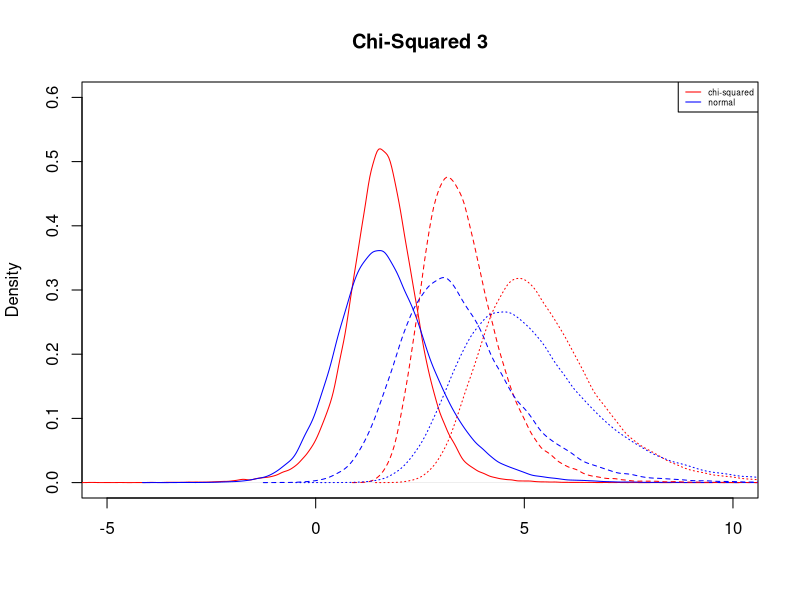
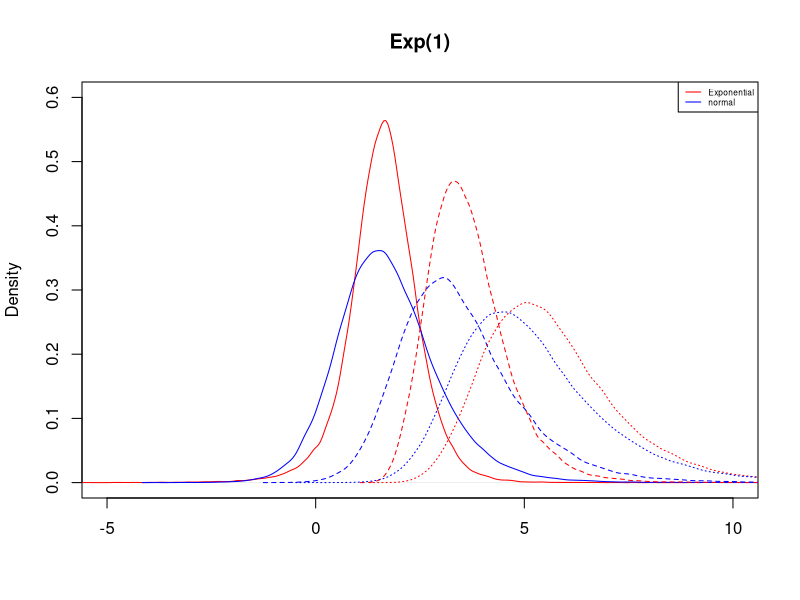
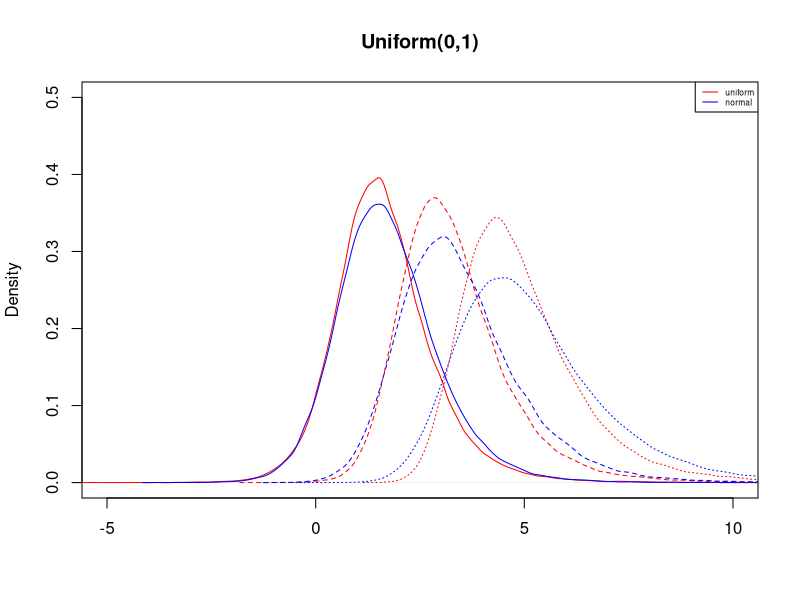
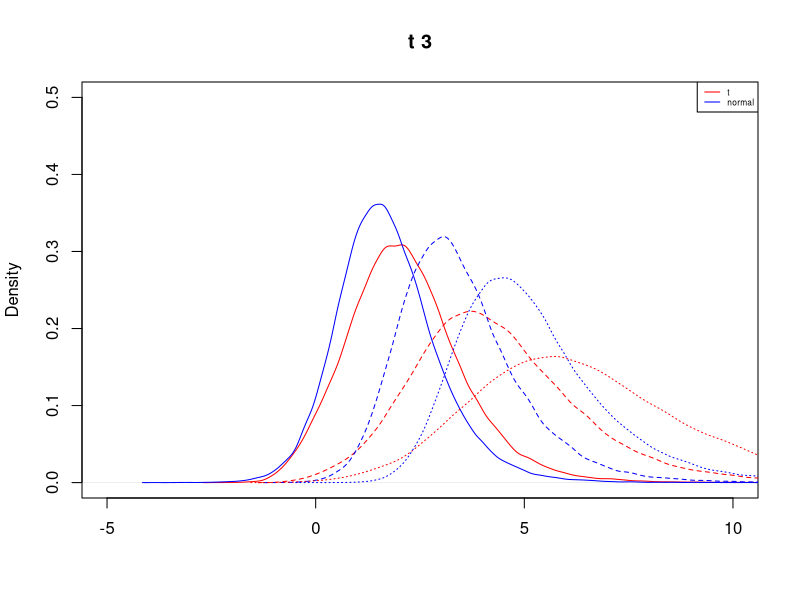
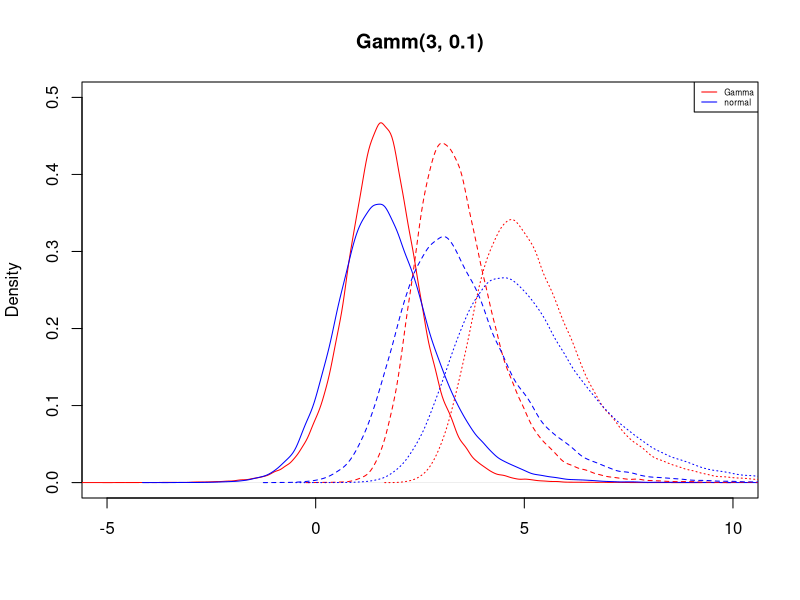
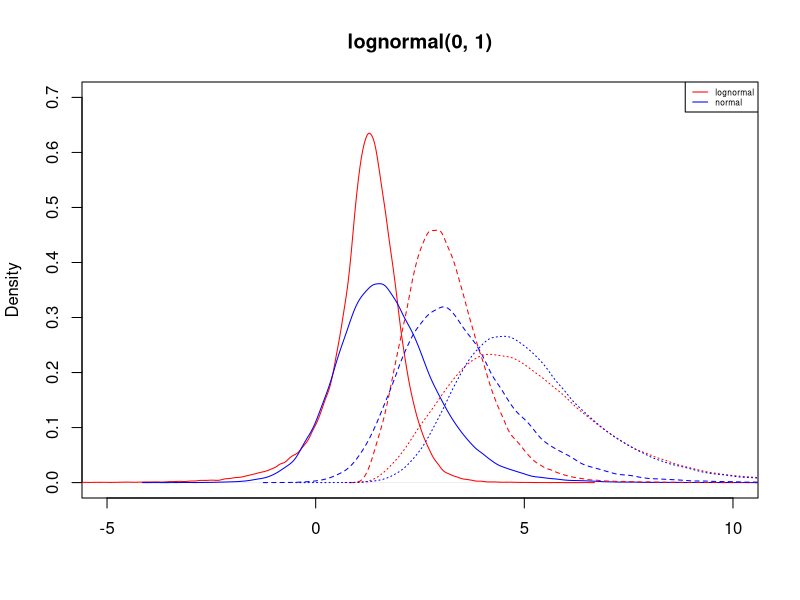

These figures' R source, in order:
## ---- chunk 1
knitr::opts_chunk$set(echo = TRUE)
setwd("/Users/benedictkongyir/Desktop/OSU/Research/Pretest-Simulation/Power and Type I error Rate")
## ---- chunk 2
num.sim <- 1e5
n <- 10
df <- 3
deltavec <- c(0.5, 1 ,1.5)
## ---- chunk 3
tstat_norm <- tstat_chi <- tstat_exp <- tstat_unif <- tstat_t <- tstat_gamma <- tstat_weibull <- tstat_log <- matrix(NA, nrow = num.sim, ncol = length(deltavec))
## ---- chunk 4
set.seed(123)
for(i in 1:num.sim){
  for (k in 1:length(deltavec)){
    # generate samples from each distn
    chisq_distn <- (rchisq(n, df) - df)/sqrt(2*df) + deltavec[k]
    exp_distn <- (rexp(n) - 1) + deltavec[k]
    unif_distn <- (runif(n, 0, 1) - 0.5)/sqrt(1/12) + deltavec[k]
    t_distn <- (rt(n, df))/sqrt(df/(df-2)) + deltavec[k]
    norm_dist<- rnorm(n) + deltavec[k]
    gamma_dist <- ((rgamma(n, shape = 3, rate = 0.1) - 30)/sqrt(300)) + deltavec[k]
    log_dist <- (rlnorm(n, meanlog = 0, sdlog = 1)- exp(0+1/2))/sqrt(sqrt((exp(1)-1)*exp(2*0 + 1))) + deltavec[k]
    #calculate the test statistic
    tstat_chi[i, k] <- sqrt(n)*mean(chisq_distn)/sd(chisq_distn)
    tstat_norm[i, k] <- sqrt(n)*mean(norm_dist)/sd(norm_dist)
    tstat_exp[i, k] <- sqrt(n)*mean(exp_distn)/sd(exp_distn)
    tstat_t[i, k] <- sqrt(n)*mean(t_distn)/sd(t_distn)
    tstat_unif[i, k] <- sqrt(n)*mean(unif_distn)/sd(unif_distn)
    tstat_gamma[i, k] <- sqrt(n)*mean(gamma_dist)/sd(gamma_dist)
    tstat_log[i, k] <- sqrt(n)*mean(log_dist)/sd(log_dist)
  }
}

## ---- chunk 5
save.image(paste0("distn of t statistic under h1",".RData"))
## ---- chunk 6
plot(density(tstat_chi[, 1]), typ = "n", xlim = c(-5, 10), ylim = c(0, 0.6), main = " ", xlab = " ")
title(main = "Chi-Squared 3")
for (k in 1:3){
  lines(density(tstat_chi[, k]), col = "red", lty = k)
  lines(density(tstat_norm[, k]), col = "blue", lty = k)
}
legend('topright', legend = c("chi-squared", "normal"), col=c("red", "blue") , lty =1 ,cex = 0.5)
## ---- chunk 7
plot(density(tstat_chi[, 1]), typ = "n", xlim = c(-5, 10), ylim = c(0, 0.6), main = " ", xlab = " ")
title(main = "Exp(1)")
for (k in 1:3){
  lines(density(tstat_exp[, k]), col = "red", lty = k)
  lines(density(tstat_norm[, k]), col = "blue", lty = k)
  
}
legend('topright', legend = c("Exponential", "normal"), col=c("red", "blue") , lty =1 ,cex = 0.5)
## ---- chunk 8
plot(density(tstat_chi[, 1]), typ = "n", xlim = c(-5, 10), ylim = c(0, 0.5), main = " ", xlab = " ")
title(main = "Uniform(0,1)")
for (k in 1:3){
  lines(density(tstat_unif[, k]), col = "red", lty = k)
  lines(density(tstat_norm[, k]), col = "blue", lty = k)
  
}
legend('topright', legend = c("uniform", "normal"), col=c("red", "blue") , lty =1 ,cex = 0.5)
## ---- chunk 9
plot(density(tstat_chi[, 1]), typ = "n", xlim = c(-5, 10), ylim = c(0, 0.5), main = " ", xlab = " ")
title(main = "t 3")
for (k in 1:3){
  lines(density(tstat_t[, k]), col = "red", lty = k)
  lines(density(tstat_norm[, k]), col = "blue", lty = k)
  
}
legend('topright', legend = c("t", "normal"), col=c("red", "blue") , lty =1 ,cex = 0.5)
## ---- chunk 10
plot(density(tstat_chi[, 1]), typ = "n", xlim = c(-5, 10), ylim = c(0, 0.5), main = " ", xlab = " ")
title(main = "Gamm(3, 0.1)")
for (k in 1:3){
  lines(density(tstat_gamma[, k]), col = "red", lty = k)
  lines(density(tstat_norm[, k]), col = "blue", lty = k)
  
}
legend('topright', legend = c("Gamma", "normal"), col=c("red", "blue") , lty =1 ,cex = 0.5)
## ---- chunk 11
plot(density(tstat_chi[, 1]), typ = "n", xlim = c(-5, 10), ylim = c(0, 0.7), main = " ", xlab = " ")
title(main = "lognormal(0, 1)")
for (k in 1:3){
  lines(density(tstat_log[, k]), col = "red", lty = k)
  lines(density(tstat_norm[, k]), col = "blue", lty = k)
  
}
legend('topright', legend = c("lognormal", "normal"), col=c("red", "blue") , lty =1 ,cex = 0.5)
